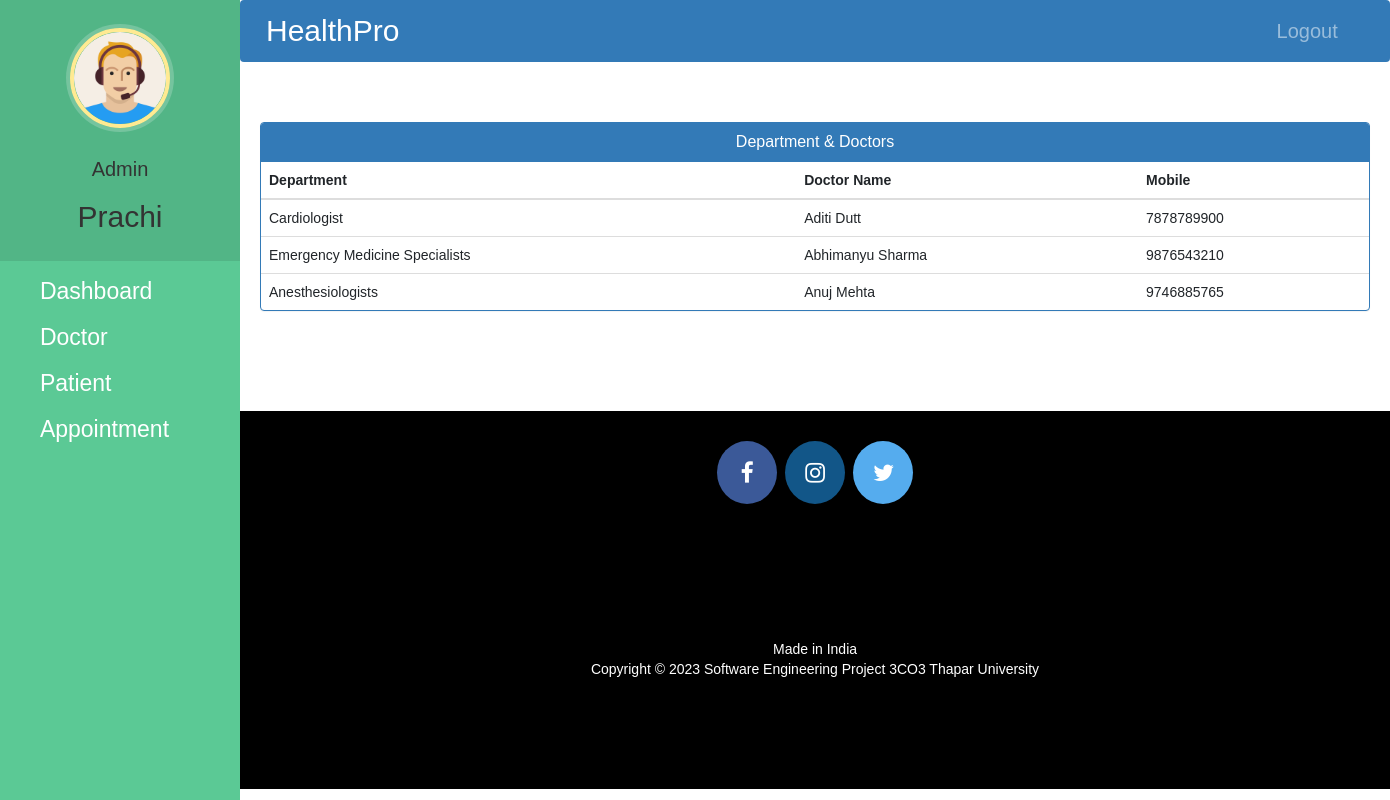
Screenshot of /admin-view-doctor-specialisation (signed in) with the database file from the repository.
### hospital/models.py (models this page shows, shortened)
class Doctor(models.Model):
    user=models.OneToOneField(User,on_delete=models.CASCADE)
    profile_pic= models.ImageField(upload_to='profile_pic/DoctorProfilePic/',null=True,blank=True)
    address = models.CharField(max_length=40)
    mobile = models.CharField(max_length=20,null=True)
    department= models.CharField(max_length=50,choices=departments,default='Cardiologist')
    status=models.BooleanField(default=False)
    @property
    def get_name(self):
        return self.user.first_name+" "+self.user.last_name

### hospital/views.py (the view)
# urls.py: path('admin-view-doctor-specialisation',views.admin_view_doctor_specialisation_view,name='admin-view-doctor-specialisation'),
@login_required(login_url='adminlogin')
@user_passes_test(is_admin)
def admin_view_doctor_specialisation_view(request):
    doctors=models.Doctor.objects.all().filter(status=True)
    return render(request,'hospital/admin_view_doctor_specialisation.html',{'doctors':doctors})

### hospital/views.py (called while the page is built)
def is_admin(user):
    return user.groups.filter(name='ADMIN').exists()

### templates/hospital/admin_view_doctor_Specialisation.html (shortened to what this page needs)
{% extends 'hospital/admin_base.html' %}
{% block content %}
<head>
  <link href="//netdna.bootstrapcdn.com/bootstrap/3.0.0/css/bootstrap.min.css" rel="stylesheet" id="bootstrap-css">
</head>
<div class="container">
  <div class="panel panel-primary">
    <div class="panel-heading">
      <h6 class="panel-title">Department & Doctors</h6>
    </div>
    <table class="table table-hover" id="dev-table">
      <thead>
        <tr>
          <th>Department</th>
          <th>Doctor Name</th>
          <th>Mobile</th>
        </tr>
      </thead>
      {% for d in doctors %}
      <tr>
        <td>{{d.department}}</td>
        <td> {{d.get_name}}</td>
        <td>{{d.mobile}}</td>
      </tr>
      {% endfor %}
    </table>
  </div>
</div>
{% endblock content %}

### templates/hospital/admin_base.html (shortened to what this page needs)
<!DOCTYPE html>
{% load static %}
<html lang="en">
<head>
  <link rel="stylesheet" href="https://stackpath.bootstrapcdn.com/bootstrap/4.3.1/css/bootstrap.min.css">
  <link rel="stylesheet" href="https://maxcdn.bootstrapcdn.com/font-awesome/4.7.0/css/font-awesome.min.css">
  <link rel="stylesheet" href="{% static '/style.css' %}">
</head>
<body>
  <nav class="menu" tabindex="0">
    <header class="avatar">
      <img src="{% static "images/adminpropic.png" %}" />
      <br><br>
      <h6 style="font-size: 20px">Admin</h6>
      <h2 style="font-weight: 500;">{{request.user.first_name}}</h2>
    </header>
    <ul>
      <li tabindex="0" class="icon-dashboard"> <a style="color:white; text-decoration:none;font-size: 23px" href="/admin-dashboard"><span>Dashboard</span></a> </li>
      <li tabindex="0" class="icon-customers"> <a style="color:white; text-decoration:none;font-size: 23px" href="/admin-doctor"><span>Doctor</span></a></li>
      <li tabindex="0" class="icon-users"> <a style="color:white; text-decoration:none;font-size: 23px" href="/admin-patient"><span>Patient</span></a></li>
      <li tabindex="0" class="icon-calendar"> <a style="color:white; text-decoration:none;font-size: 23px" href="/admin-appointment"><span>Appointment</span></a></li>
    </ul>
  </nav>
  <main>
    <div class="bs-example">
      <nav class="navbar navbar-expand-md  navbar-dark fixed-top" style="background:#337AB7;">
        <a href="/admin-dashboard" class="navbar-brand" style="font-size: 30px">HealthPro</a>
        <div class="collapse navbar-collapse justify-content-between" id="navbarCollapse">
          <div class="navbar-nav" style=" margin-left: 90%;">
            <a href="/logout" class="nav-item nav-link" style="font-size: 20px">Logout</a>
          </div>
        </div>
      </nav>
    </div>
    <br><br>
    {% block content %}
    {% endblock content %}
    <br><br><br><br>
    <footer>
      <p>
        <a id="ftr" href="https://www.facebook.com/arshita.mehta.77" class="fa fa-facebook"></a>
        <a id="ftr" href="https://instagram.com/anushkas2111?igshid=dzMzOTZ5eXc5aWVp" class="fa fa-instagram"></a>
        <a id="ftr" href="https://x.com/21AnushkaSingh?s=09" class="fa fa-twitter"></a>
      </p>
      <br>
      <div class="container">
        <div class="row">
          <div class="col-md-12 col-sm-12">
            <div style="color:#ffffff;" class="wow fadeInUp footer-copyright">
              <p>Made in India <br>
                Copyright &copy; 2023 Software Engineering Project 3CO3 Thapar University </p>
            </div>
          </div>
        </div>
      </div>
    </footer>
  </main>
</body>
</html>

### static/style.css (style rules this page uses)
body { padding-left: 240px; }
main { position: relative; height: 100vh; }
.menu { background: #5bc995; height: 100vh; width: 240px; position: fixed; top: 0px; left: 0; z-index: 5; outline: none; }
.menu .avatar { background: rgba(0, 0, 0, 0.1); padding: 2em 0.5em; text-align: center; }
.menu .avatar img { width: 100px; border-radius: 50%; overflow: hidden; border: 4px solid #ffea92; box-shadow: 0 0 0 4px rgba(255, 255, 255, 0.2); }
.menu .avatar h2 { font-weight: normal; margin-bottom: 0; }
.menu ul { list-style: none; padding: 0.5em 0; margin: 0; }
.menu ul li { padding: 0.5em 1em 0.5em 3em; font-size: 0.95em; font-weight: regular; background-repeat: no-repeat; background-position: left 15px center; background-size: auto 20px; transition: all 0.15s linear; cursor: pointer; }
.menu ul li.icon-dashboard { background-image: url("http://www.entypo.com/images//gauge.svg"); }
.menu ul li.icon-customers { background-image: url("http://www.entypo.com/images//briefcase.svg"); }
.menu ul li.icon-users { background-image: url("http://www.entypo.com/images//users.svg"); }
.menu ul li.icon-calendar { background-image: url("http://www.entypo.com/images//calendar.svg"); }

### templates/hospital/admin_base.html (style rules this page uses)
a:link { text-decoration: none; }
* { font-family: 'Poppins', sans-serif; }
a { color: white; }
footer { padding: 0px 0px 0px 0px; background-color: black; margin: 0px; }
#ftr { padding: 20px; }
.fa { font-size: 23px; width: 60px; text-align: center; text-decoration: none; margin: 5px 2px; border-radius: 50%; }
.fa-facebook { background: #3B5998; color: white; margin-top: 30px; }
.fa-twitter { background: #55ACEE; color: white; }
.fa-instagram { background: #125688; color: white; }
p { text-align: center; }
* { font-family: poppins,sans-serif; }
body { padding-left: 240px; }
main { position: relative; height: 100vh; }
.menu { background: #5bc995; height: 100vh; width: 240px; position: fixed; top: 0px; left: 0; z-index: 5; outline: none; }
.menu .avatar { background: rgba(0, 0, 0, 0.1); padding: 2em 0.5em; text-align: center; }
.menu .avatar img { width: 100px; border-radius: 50%; overflow: hidden; border: 4px solid #ffea92; box-shadow: 0 0 0 4px rgba(255, 255, 255, 0.2); }
.menu .avatar h2 { font-weight: normal; margin-bottom: 0; }
.menu ul { list-style: none; padding: 0.5em 0; margin: 0; }
.menu ul li { padding: 0.5em 1em 0.5em 3em; font-size: 0.95em; font-weight: regular; background-repeat: no-repeat; background-position: left 15px center; background-size: auto 20px; transition: all 0.15s linear; cursor: pointer; }
.menu ul li.icon-dashboard { background-image: url("http://www.entypo.com/images//gauge.svg"); }
.menu ul li.icon-customers { background-image: url("http://www.entypo.com/images//briefcase.svg"); }
.menu ul li.icon-users { background-image: url("http://www.entypo.com/images//users.svg"); }
.menu ul li.icon-calendar { background-image: url("http://www.entypo.com/images//calendar.svg"); }

### templates/hospital/admin_view_doctor_Specialisation.html (style rules this page uses)
a:link { text-decoration: none; }
* { font-family: 'Poppins', sans-serif; }
h6 { text-align: center; }
.row { margin: 100px; }

### rows the page displays
Doctor: department "Cardiologist", get_name "Aditi Dutt", mobile "7878789900"
Doctor: department "Emergency Medicine Specialists", get_name "Abhimanyu Sharma", mobile "9876543210"
Doctor: department "Anesthesiologists", get_name "Anuj Mehta", mobile "9746885765"

### other values shown
{{ request.user.first_name }} "Prachi"
